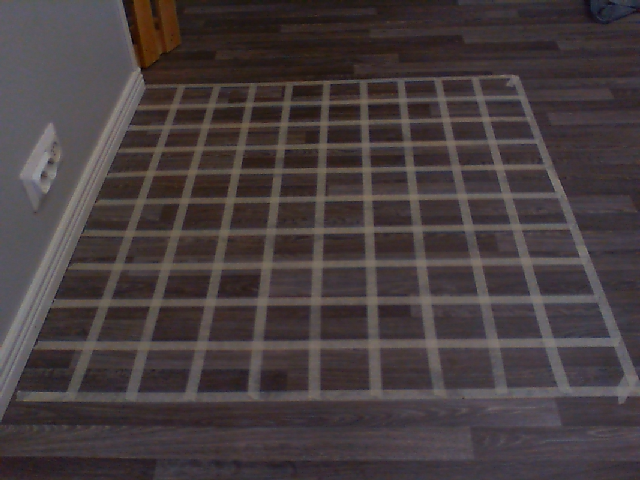
#> input picture sources/exercises/grid-partitioning/image1_1.png, 640 x 480 px, found by its file name
$ python PerspectiveCorrectionGridPartitionChangeBtwnTwoImages.py
#> lines starting #> are read from the running program, lines starting #| are printed output that depends on the picture; after the words box and inside, x2 and y2 are one past the last pixel; in counts of white or black regions, pixels touching at a corner belong together
### sources/exercises/grid-partitioning/detectionAndCalcTools.py
import cv2
import numpy as np
#import matplotlib.pyplot as plt


def drawGrids(img, gridShape, offset):
    h, w  = img.shape[:2]
    # Divide (and trunc) the img onto a desired n of cells
    cellH = h // gridShape[0]
    cellW = w // gridShape[1]
    result = img.copy()

    # Draw the cells onto the img based on top left <-> bottom right with predfined offset
    for i in range(gridShape[0]):
        for j in range(gridShape[1]):
            tl = (j*cellW + offset, i*cellH + offset)
            br = ((j+1)*cellW - offset, (i+1)*cellH - offset)
            cv2.rectangle(result, tl, br, (0, 0, 255), 2)

    return result


def _detectChange(cellOne, cellTwo, threshold):
    # If absolute difference greater than threshold -> change detected
    diff = cv2.absdiff(cellOne, cellTwo)
    return diff.mean() > threshold


def detectAndDrawChanges(img1, img2, gridShape, threshold, offset):

    # Slice cells based on total height and width of the img and then divide by n*n cells
    result = drawGrids(img2, gridShape, offset)

    rows, cols = gridShape
    h, w = img2.shape[:2]
    cellH = h // rows
    cellW = w // cols

    # Iterate through the cells and detect if change has happened
    for i in range(rows):
        for j in range(cols):
            cell1 = img1[i*cellH:(i+1)*cellH, j*cellW:(j+1)*cellW]
            cell2 = img2[i*cellH:(i+1)*cellH, j*cellW:(j+1)*cellW]

            # If change above threshold in cell detected, highlight the cell and print cell position
            # based on top left <-> right bottom with predefined offset
            if _detectChange(cell1, cell2, threshold):
                tl = (j*cellW + offset, i*cellH + offset)
                br = ((j+1)*cellW - offset, (i+1)*cellH - offset)
                cv2.rectangle(result, tl, br, (255, 255, 255), 3)
                print("Change detected in cell [row, col]: [" + str(i + 1) + ", " + str(j + 1) + "]")

    return result


def detectEdges(
    gray: np.ndarray,
    threshold: int,
    step: int,
    gray_value: int,
    gray_thresh: float,
):

    g = gray.astype(np.int16)
    # Use numpy to "Iterate" through grayscale img based on stepsize, first horizontal then vertical
    dx = np.abs(g[:, step:] - g[:, :-step])
    # print(dx)
    dy = np.abs(g[step:, :] - g[:-step, :])
    # print(dy)

    # fig, axes = plt.subplots(1, 2, figsize=(20, 5))
    # axes[0].imshow(dx, cmap='gray')
    # axes[0].set_title("dx")
    # axes[1].imshow(dy, cmap='gray')
    # axes[1].set_title("dy")
    # plt.tight_layout()
    # plt.show()

    # Pad binary array sizes to prevent size mismatches
    dx = np.pad(dx, ((0, 0), (step // 2, step - step // 2)), mode="edge")
    dy = np.pad(dy, ((step // 2, step - step // 2), (0, 0)), mode="edge")

    # Assign into a binary mask differences above defined threshold
    mask = (np.maximum(dx, dy) > threshold).astype(np.int16)

    # Filter out from the binary mask all gray values below
    # and above the "hysteresis" of given target gray value
    mask[(gray < gray_value * (1 - gray_thresh))] = 0
    mask[(gray > gray_value * (1 + gray_thresh))] = 0

    # Fill edges if necessary, this case kernel size = 1 => no actual filling done
    filled = _fillEdges(mask, kernel_size=1)

    return filled


def _fillEdges(edges: np.ndarray, kernel_size: int):

    # Fill small gaps in edges/edgebands
    img = edges.astype(np.uint8)

    kernel = cv2.getStructuringElement(cv2.MORPH_RECT, (kernel_size, kernel_size))
    #opened = cv2.morphologyEx(img, cv2.MORPH_OPEN, kernel)
    closed = cv2.morphologyEx(img, cv2.MORPH_CLOSE, kernel)

    return closed


# [70 lines of commented-out code are left out]

def _lineIntersection(line1, line2):
    # Find the intersection btwn the given lines
    x1, y1, x2, y2 = line1
    x3, y3, x4, y4 = line2

    denominator = (x1-x2)*(y3-y4) - (y1-y2)*(x3-x4)
    if np.abs(denominator) < 1e-8:
        return None

    theta = ((x1-x3)*(y3-y4) - (y1-y3)*(x3-x4)) / denominator

    return (int(x1 + theta*(x2-x1)), int(y1 + theta*(y2-y1)))

def _clusterPoints(pts, clusterGrid):

    keys = (pts // clusterGrid).astype(np.int32)

    for key in np.unique(keys, axis=0):
        mask = np.all(keys == key, axis=1)
        yield pts[mask].mean(axis=0)

def _linePoints(edges, lines, clusterGrid):
    # Find all intersection points
    h, w = edges.shape
    points = []

    for i, line1 in enumerate(lines):
        for line2 in lines[i+1:]:
            pts = _lineIntersection(line1[0], line2[0])
            if pts and 0 <= pts[0] < w and 0 <= pts[1] < h:
                points.append(pts)
    #points = np.array(points, dtype=np.float32)

    pointsFiltered = np.array(list(_clusterPoints(np.array(points, dtype=np.float32), clusterGrid)))

    return pointsFiltered

def findLinesAndIntersectPoints(edges, threshold, minLength, maxLineGap, clusterGrid):
    # Find all lines and intersections
    lines = cv2.HoughLinesP(edges, 1, np.pi/180, threshold, minLineLength=minLength, maxLineGap=maxLineGap)

    if lines is None or len(lines) < 2:
        return None, None

    intersectPoints = np.array(_linePoints(edges, lines, clusterGrid), dtype=np.float32)

    if len(intersectPoints) < 4:
        return None, None

    return lines, intersectPoints

def findCorners(intersectPoints):
    # Calculate and return cornerpoints using the given (outernmost) intersection points
    tl = intersectPoints[np.argmin(intersectPoints[:,0] + intersectPoints[:,1])]
    tr = intersectPoints[np.argmax(intersectPoints[:,0] - intersectPoints[:,1])]
    br = intersectPoints[np.argmax(intersectPoints[:,0] + intersectPoints[:,1])]
    bl = intersectPoints[np.argmin(intersectPoints[:,0] - intersectPoints[:,1])]

    corners = np.array([tl, tr, br, bl], dtype=np.float32)
    #size = np.linalg.norm(tr-tl), np.linalg.norm(bl -tl)

    return corners#, size

def warp(img, corners):
    # Warp the grid found in img using the corner coordinates
    h, w = img.shape[:2]

    src = np.array(corners, np.float32)
    dst = np.array([[0,0],[w,0],[w,h],[0,h]], np.float32)

    return cv2.warpPerspective(img, cv2.getPerspectiveTransform(src, dst), (w, h))

# [8 lines left out: function drawLines, not called in this run]

### sources/exercises/grid-partitioning/PerspectiveCorrectionGridPartitionChangeBtwnTwoImages.py
import cv2
import numpy as np
from detectionAndCalcTools import *
import matplotlib.pyplot as plt

THRESHOLD = 15 # Step difference required for edge detection
STEP = 3 # Index hop width
GRAY_VALUE = 80 # Target gray value of the img
GRAY_THRESH = 0.13 # Percentage based +- hysteresis of the fixed gray value

HOUGH_THRESH = 50 # HoughlinesP threshold
MIN_LENGTH = 200 # HoughlinesP line min length
MAX_LINE_GAP = 30 # HoughlinesP max line gap

INTERSECTION_CLUSTER = 5 # Grid size for clustering multiple intersections nearby

# Parameters for grid partitioning
CELL_ROWS = 10
CELL_COLS = 10
CELL_THRESHOLD = 10
RECT_OFFSET = 5

# Read imgs
imgs = [cv2.imread("sources/exercises/grid-partitioning/image1_1.png"),
        cv2.imread("sources/exercises/grid-partitioning/image1_2_test.png")]
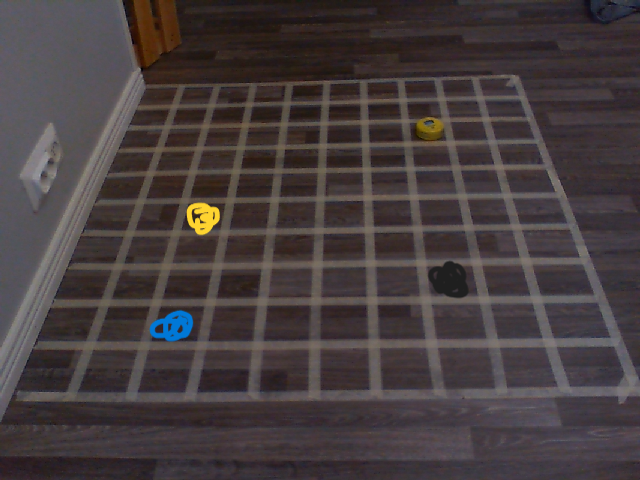
#> input picture sources/exercises/grid-partitioning/image1_2_test.png, 640 x 480 px, found by its file name

corners = None
detections = []

# Process both images
for img in imgs:
    gray  = cv2.cvtColor(img, cv2.COLOR_BGR2GRAY)
    edges = detectEdges(gray, THRESHOLD, STEP, GRAY_VALUE, GRAY_THRESH)
    lines, intersectPoints = findLinesAndIntersectPoints(edges, HOUGH_THRESH, MIN_LENGTH, MAX_LINE_GAP, INTERSECTION_CLUSTER)

    # If no corners yet found, find them from the first img in imgs
    if corners is None:
        corners = findCorners(intersectPoints)

    # Warp img based on detected corners
    warped = warp(img, corners)
    warpedGray = cv2.cvtColor(warped, cv2.COLOR_BGR2GRAY)
    # Detect edges again from warped img for more accurate intersection point detection
    warpedEdges = detectEdges(warpedGray, THRESHOLD, STEP, GRAY_VALUE, GRAY_THRESH)
    # Find intersection points from warped img (again - for more accurate detection)
    # Not using the fixed points given in the task assignment
    _, warpedIntersect = findLinesAndIntersectPoints(warpedEdges, HOUGH_THRESH, MIN_LENGTH, MAX_LINE_GAP, INTERSECTION_CLUSTER)

    # Store all required data for further use, testing, visualization etc
    detections.append({
        "img": img,
        "gray": gray,
        "edges": edges,
        "intersectPoints": intersectPoints,
        "warped": warped,
        "warpedEdges": warpedEdges,
        "warpedIntersect": warpedIntersect
        })
#> this loop made 2 passes
#> pass 1, in detectEdges, `dy = np.abs(g[step:, :] - g[:-step, :])`:
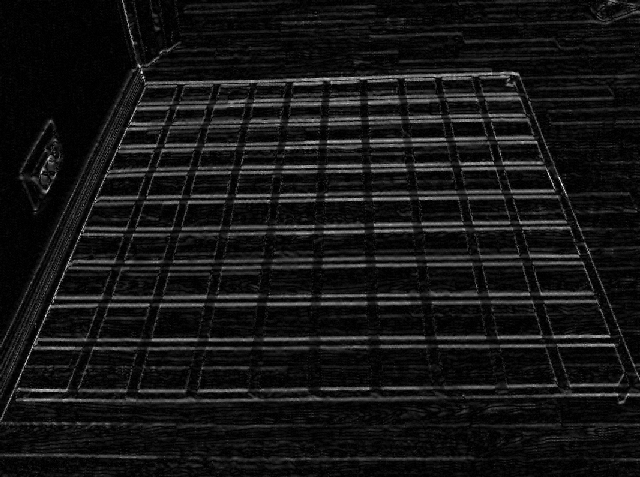
#> dy: shape (477, 640) int16; min 0, max 86, mean 7.4; drawn with min black and max white
#> after the loop:
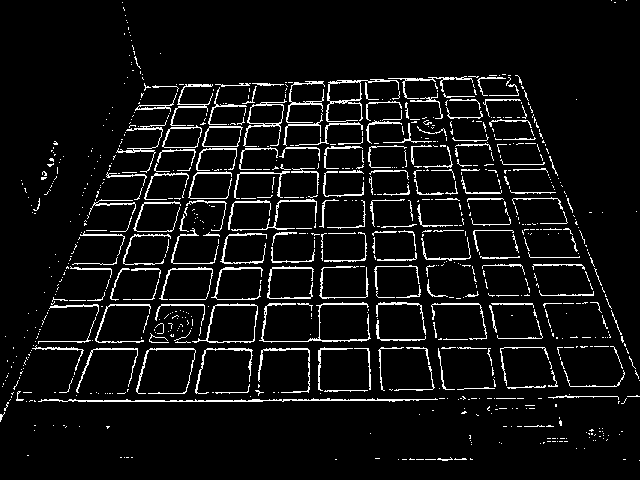
#> edges: shape (480, 640); values 0 (black) and 1 (white), 6.6% white in thin lines or dots
#> after the loop:
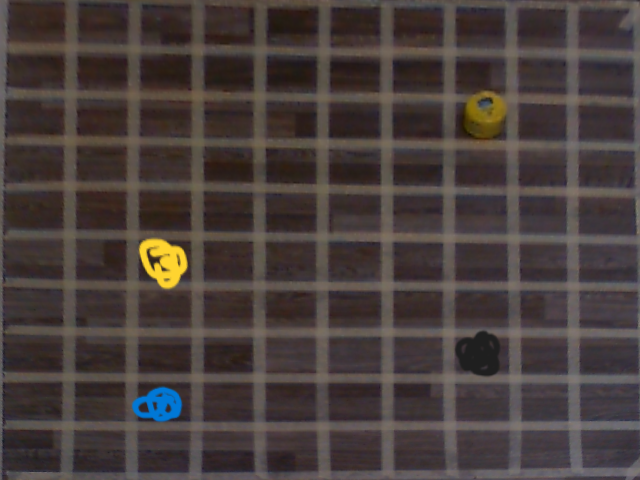
#> warped: shape (480, 640, 3); mean B, G, R 60.1, 62.3, 72.2
#> after the loop:
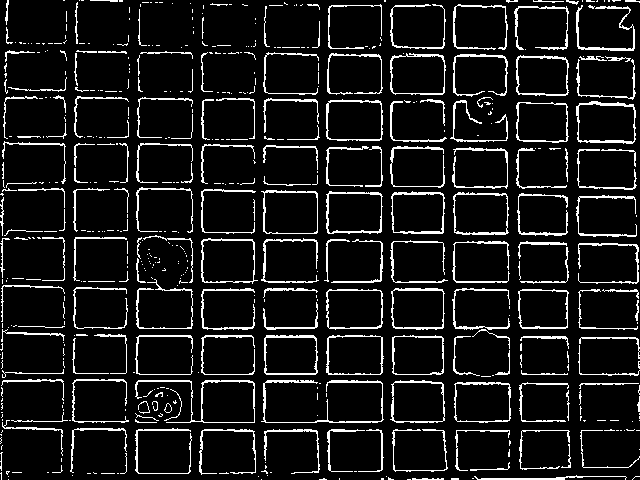
#> warpedEdges: shape (480, 640); values 0 (black) and 1 (white), 9.5% white in thin lines or dots

# Detect changes in cells/grids between the given imgs and highlight the changed cells
result = detectAndDrawChanges(detections[0]["warped"], detections[1]["warped"], (CELL_ROWS, CELL_COLS), CELL_THRESHOLD, RECT_OFFSET)
#> after the loop in drawGrids, `for i in range(gridShape[0]):`: result: shape (480, 640, 3); 17.84% of pixels changed, all inside (x1, y1, x2, y2) = (4, 4, 637, 477)
#> after the loop in detectAndDrawChanges, `for i in range(rows):`: result: shape (480, 640, 3); mean B, G, R 50.5, 52.1, 103.9

# Init matplotlib "visualization"
fig, axes = plt.subplots(2, 3, figsize=(10, 10))

# Iterate through the procecced imgs and then visualize the cells and changes
for c in range(len(detections)):
    # Warped
    axes[0, c].imshow(detections[c]["warped"][..., ::-1])
    axes[0, c].set_title(f"warped img{c+1}")
#> this loop made 2 passes

    # # Warped with intersection points
    # axes[c, 1].imshow(detections[c]["warped"][..., ::-1])
    # if detections[c]["warpedIntersect"] is not None:
    #     axes[c, 1].scatter(detections[c]["warpedIntersect"][:, 0], detections[c]["warpedIntersect"][:, 1], c='white', s=5, zorder=4)
    # axes[c, 1].set_title(f"grid intersections img{c+1}")

# Cells and changes in cells visualized on warped imgs
axes[1, 0].imshow(drawGrids(detections[0]["warped"], (CELL_ROWS, CELL_COLS), RECT_OFFSET)[..., ::-1])
#> call 2 of drawGrids, with gridShape = (10, 10), offset = 5
#> after the loop in drawGrids (call 2), `for i in range(gridShape[0]):`:
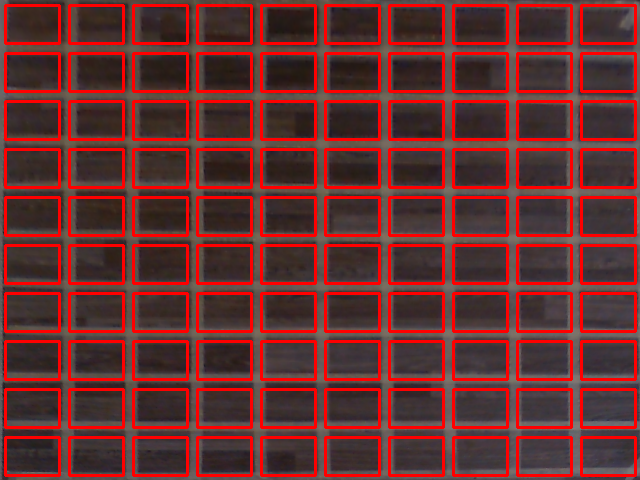
#> result: shape (480, 640, 3); mean of channels 0, 1, 2 47.7, 48.7, 102.7; drawn as B, G, R
axes[1, 0].set_title("cells img1")

axes[1, 1].imshow(drawGrids(detections[1]["warped"], (CELL_ROWS, CELL_COLS), RECT_OFFSET)[..., ::-1])
axes[1, 1].set_title("cells img2")

axes[1, 2].imshow(result[..., ::-1])
axes[1, 2].set_title("changes")
axes[0, 2].axis('off')

plt.tight_layout()
plt.show()
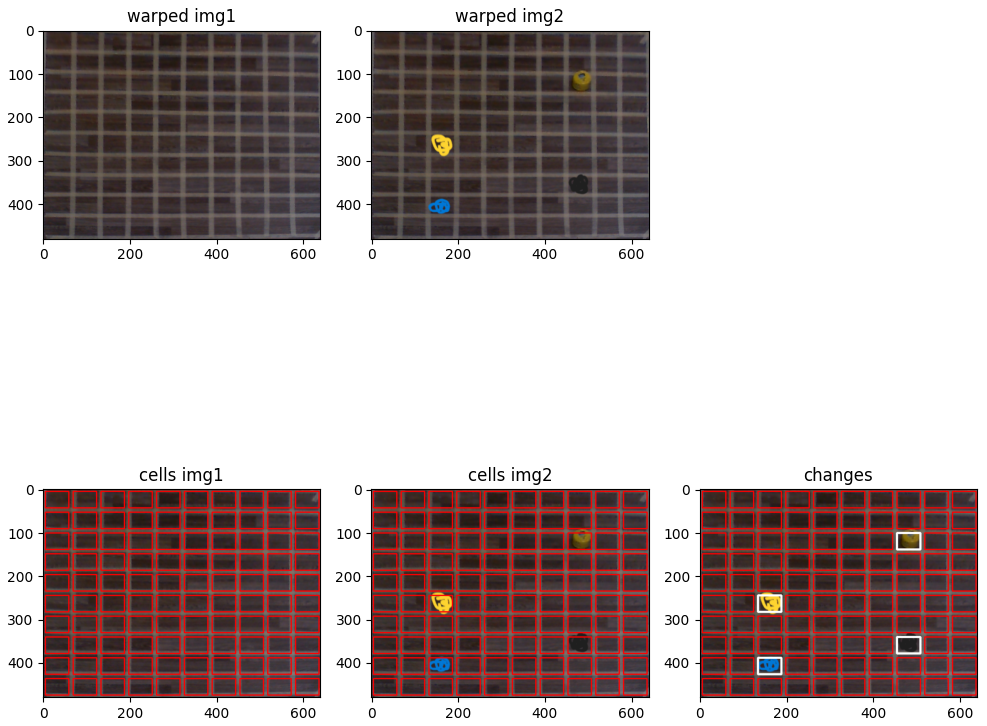
#> figure drawn by matplotlib, 5 panels


# [29 lines of commented-out code are left out]
